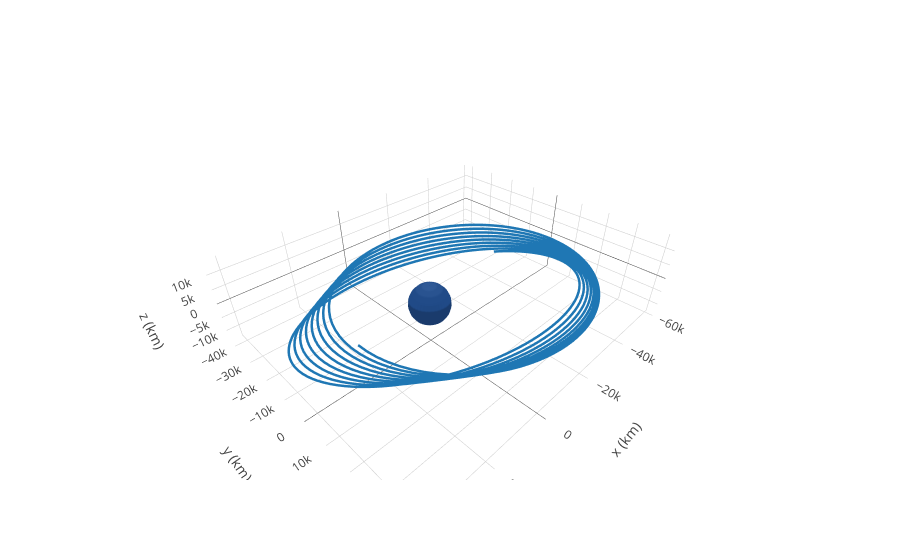

Write notebook code for a chart like this one.
### Code cell
frame = OrbitPlotter3D()

frame.set_attractor(Earth)
frame.plot_trajectory(rr, label='orbit with artificial thrust')
frame.show()

### Figure 1 — Plotly figure (JSON) as saved in the notebook; plotly's stock layout.template omitted (floating-point values rounded to 4 significant figures; data arrays with more than 128 entries replaced by an {"elided": "..."} marker saying what was removed)
{"data": [{"line": {"dash": "solid", "width": 5}, "mode": "lines", "name": "orbit with artificial thrust", "type": "scatter3d", "uid": "0f52963c-9673-11e8-92bf-e4a4716b61a1", "x": {"elided": "1000 float values"}, "y": {"elided": "1000 float values"}, "z": {"elided": "1000 float values"}}, {"cauto": false, "cmax": 1, "cmin": 1, "colorscale": [[0, "#204a87"], [1, "#204a87"]], "name": "Earth", "showscale": false, "type": "surface", "uid": "0f52963d-9673-11e8-92bf-e4a4716b61a1", "x": {"elided": "20x20 float values"}, "y": {"elided": "20x20 float values"}, "z": {"elided": "20x20 float values"}}], "layout": {"autosize": true, "scene": {"aspectmode": "data", "xaxis": {"title": "x (km)"}, "yaxis": {"title": "y (km)"}, "zaxis": {"title": "z (km)"}}}}
